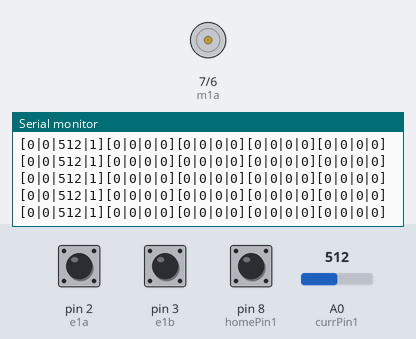
This sketch was run on a simulated Arduino Uno, built with avr-gcc and run on an emulated ATmega328P. Parts: motor-driver pin pairs drawn as motors (green arrow = first pin HIGH = forward, orange = second pin HIGH = backward, longer = more drive, scaled by the enable pin), the last lines printed to the serial monitor. The test bench sets the inputs (shaded band); at power-on: pin 2 (e1a) HIGH, A0 (currPin1) = 512, pin 3 (e1b) HIGH, pin 8 (homePin1) HIGH.

Above: at 1.2 s.
1.3 s: pin 2 (e1a) pulled LOW for 0.15 s
At 2.3 s:
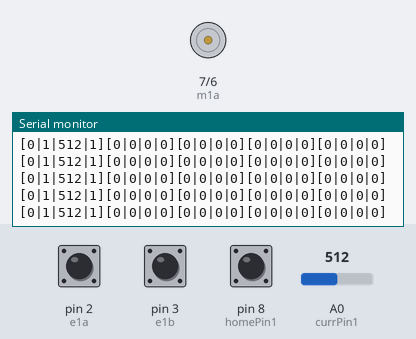
2.9 s: A0 (currPin1) set to 716
At 3.6 s:
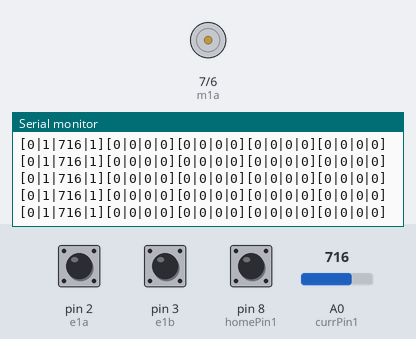
5.9 s: pin 3 (e1b) pulled LOW for 0.15 s
At 6.4 s:
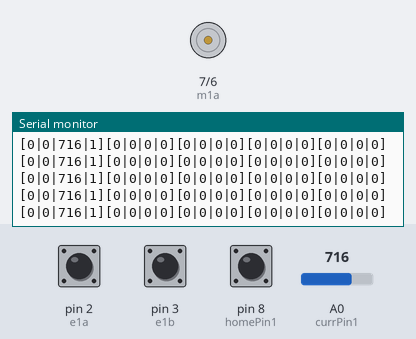
9.0 s: pin 2 (e1a) pulled LOW for 1 s
At 10.1 s:
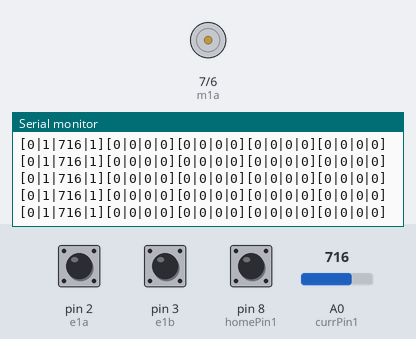
13.0 s: pin 3 (e1b) pulled LOW for 0.15 s
At 13.9 s:
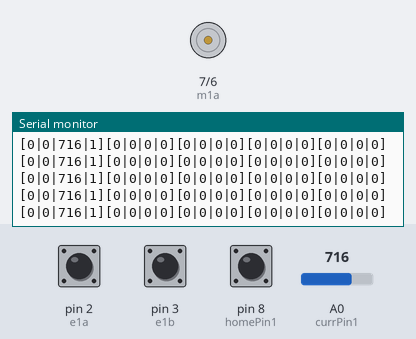
Timing chart, 0 to 14.9 s (numbered marks = the images above; inputs shaded):
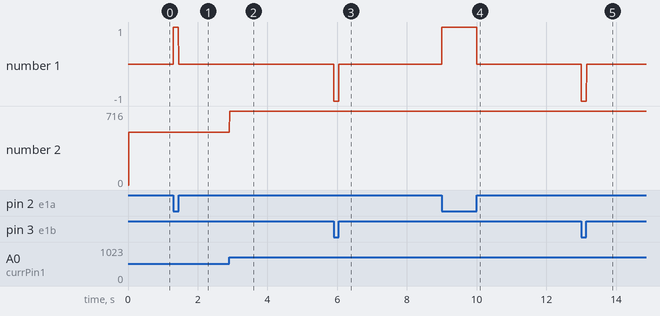

The sketch:

serial_comm_v2.ino
```cpp
#include <elapsedMillis.h>
elapsedMillis commTimer;
elapsedMillis senseTimer;
/*  This code is to be used with the 'serial_comm.py' code
 *  (or its derivatives) of the PegasusArmOS repository.
 *  Allows data manipulation on the main microcontroller,
 *  while the local microcontroller captures & sends data
 *  as quickly as possible.
 *  Written by: Vincent Sebastiaan Boon (v_s_boon@live.nl)
 *  Date: 18-10-2021
 */
String command;
const int nCommands = 5; //Number of seperate groups of data.
int mSpeed[nCommands];
int rotCCW[nCommands];
const byte homePin1 = 8;
const byte currPin1 = 14; //A0
const byte mSpeedPin1 = 5;
const byte m1a = 7;
const byte m1b = 6;
const byte e1a = 2;
const byte e1b = 3;

long totCount[nCommands] = {0};
int rotDir[nCommands] = {0};
int curr[nCommands] = {0};
int homing[nCommands] = {0};
char totCountBuff[nCommands][4];
char rotDirBuff[nCommands][2];
char homingBuff[nCommands][2];
char currBuff[nCommands][5];

int dtComm = 4; //Make sure this aligns with dtComm in Python code!
int dtCurrHome = 20;


void setup() {
  Serial.begin(115200);
  pinMode(currPin1, INPUT_PULLUP);
  pinMode(homePin1, INPUT_PULLUP);
  pinMode(e1a, INPUT_PULLUP);
  pinMode(e1b, INPUT_PULLUP);
  attachInterrupt(digitalPinToInterrupt(e1a), ReadE1a, CHANGE);
  attachInterrupt(digitalPinToInterrupt(e1b), ReadE1b, CHANGE);
  pinMode(mSpeedPin1, OUTPUT);
  pinMode(m1a, OUTPUT);
  pinMode(m1b, OUTPUT);

}

void loop() {
  serialReadAndParse();
  analogWrite(mSpeedPin1, mSpeed[0]);
  if (rotDir[0] != rotCCW[0] && rotCCW[0] == 0) {
    digitalWrite(m1a, LOW);
    digitalWrite(m1b, HIGH);

  } else if (rotDir[0] != rotCCW[0] && rotCCW[0] == 1) {
    digitalWrite(m1a, HIGH);
    digitalWrite(m1b, LOW);
  }
  if (senseTimer > dtCurrHome) {
    //Read homing & curr sensor
    //TO BE CHANGED INTO FOR LOOP WHEN ALL PINS ARE KNOWN
    curr[0] = analogRead(currPin1);
    homing[0] = digitalRead(homePin1);
    senseTimer = 0;
  }
  if (commTimer > dtComm) {
    //Send data to Raspberry Pi
    if (Serial.availableForWrite()) {
      for(int i = 0; i < nCommands; i++) {
        itoa(totCount[i], totCountBuff[i], 10);
        itoa(rotDir[i], rotDirBuff[i], 10);
        itoa(curr[i], currBuff[i], 10);
        itoa(homing[i], homingBuff[i], 10);
        Serial.write('[');
        Serial.write(totCountBuff[i]);
        Serial.write('|');
        Serial.write(rotDirBuff[i]);
        Serial.write('|');
        Serial.write(currBuff[i]);
        Serial.write('|');
        Serial.write(homingBuff[i]);
        Serial.write(']');
      }
      Serial.write('\r');
      Serial.write('\n');
    }
    commTimer = 0;
  }
}

void parseCommand(String com) {
  /*Function to parse incoming data from the RPi. Incoming data should be
   * of the type ['mSpeed0|rotCCW0', ..., 'mSpeed1|rotCWW1'].
   * mSpeedn should be an integer between 0 and 255, and rotCCW should be 0 or 1.
   * :param com: String that is sent over Serial.
   */
  int parseIndex = 0;
  int commandIt = 0;
  while (parseIndex < com.length() && commandIt < nCommands) {
    volatile byte startIndex = com.indexOf("'", parseIndex); //Finds first '
    volatile byte sepIndex = com.indexOf("|", parseIndex);
    volatile byte endIndex = com.indexOf("'", startIndex+1); //Finds last '
    mSpeed[commandIt] = com.substring(startIndex+1, sepIndex).toInt(); //+1 to omit first "'"
    rotCCW[commandIt] = com.substring(sepIndex+1, endIndex).toInt();
    parseIndex = endIndex+1;  //Start parsing the next data group
    commandIt++;
  }
}

void serialReadAndParse() {
  /* Checks for new data in the serial buffer until an end-of-line character.
   * Consequently parses it using the parseCommand() function.
   */
  if(Serial.available() > 0) {
    char c = Serial.read();
    if(c == '\n') {
      //Reset & parse
      Serial.flush();
      parseCommand(command);
      command = "";
    } else {
      command += c;
    }
  }
}

/* Encoder functions change the total encoder count if the interrupt pin
 *  for an encoder sensor is triggered, based on the direction of
 *  rotation, which is determined by use of quadrature encoder boolean logic.
 */
void ReadE1a() {
  rotDir[0] = digitalRead(e1a) == digitalRead(e1b);
  if (!rotDir[0]) {
    totCount[0]++;
  } else {
    totCount[0]--;
  }
}

void ReadE1b() {
  rotDir[0] = digitalRead(e1a) != digitalRead(e1b);
  if (!rotDir[0]) {
    totCount[0]++;
  } else {
    totCount[0]--;
  }
}
```

Measured:
- after the input at 1.3 s, the serial monitor: prints a new line at once (image 1)
- after the input at 2.9 s, the serial monitor: prints a new line at once (image 2)
- after the input at 5.9 s, the serial monitor: prints a new line at once (image 3)
- after the input at 9.0 s, the serial monitor: prints a new line at once (image 4)
- after the input at 13.0 s, the serial monitor: prints a new line at once (image 5)
- plotted number 2: 512 → 716 after the input at 2.9 s
